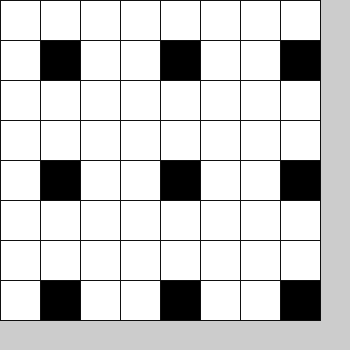
Frame 1 (no input)
Frame 60 (the mouse pressed at the canvas centre just before this capture): identical to frame 1, image omitted
Frame 120 (the mouse held since frame 60 and released just before this capture): identical to frame 1, image omitted

The Processing sketch that drew this single still picture (run headless with seeded random() and noise(); from frame 60 on, the mouse is pressed at the canvas centre):

// Processing sketch: Task5_39
// ── Task5_39.pde
int[][] board = new int[8][8];

void setup(){
  size(350,350);
  for (int x = 0; x < board.length; x++){
    
    for(int y = 0; y <board.length; y++){
        if(x%3 ==1 && y%3==1){
          board[x][y] = 0;
        }else 
       board[x][y] = 1;
      }
  }
}

void draw(){
int sideLength = 40;  
  for (int x = 0; x < board.length; x++){
    
    for(int y = 0; y <board.length; y++){
        
      if(board[x][y]==0){
          stroke(15);
          fill(0);
          rect(x*sideLength,y*sideLength,sideLength,sideLength);  
        }
      if(board[x][y]==1){    
          stroke(15);
          fill(#FFFFFF);
          rect(x*sideLength,y*sideLength,sideLength,sideLength);
      }
    }
      
  }

}
